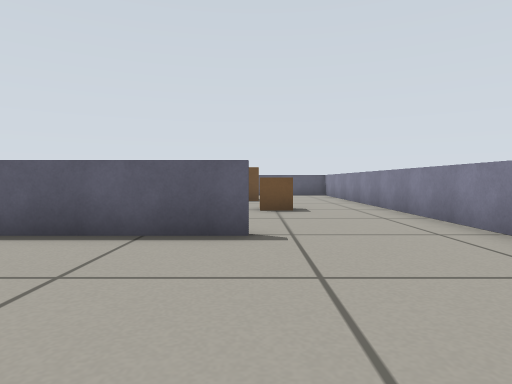
View 1 (above)

24 first-person views from a walk through a robot-simulator world made for Gazebo. The camera is 0.37 m above the floor, tilts 2° down and sees 75° across. The floor is counted in squares, 0.5 m on a side. Each view is taken from the middle of a square. On the plan, view 1 faces up. The plan holds only what a view shows up to about 11 squares ahead; the rest is blank.

View 2
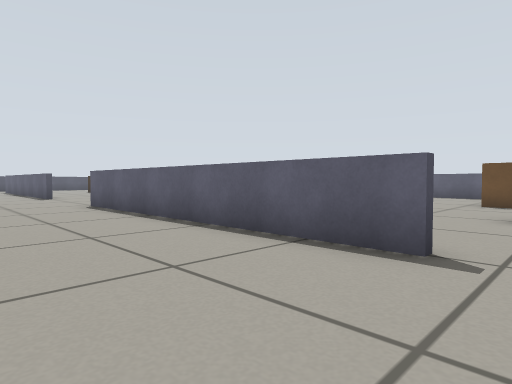

View 3
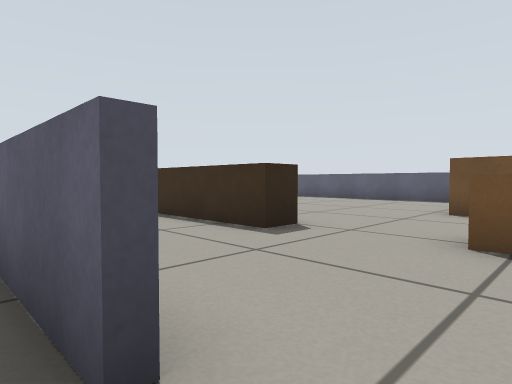

View 4
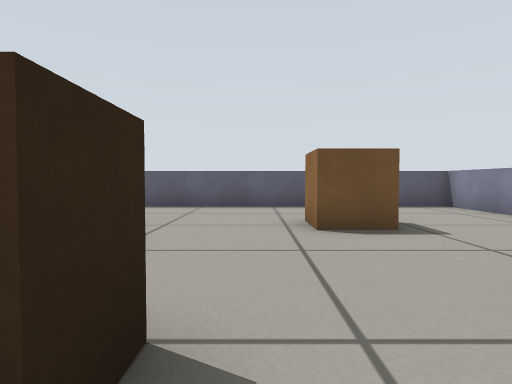

View 5
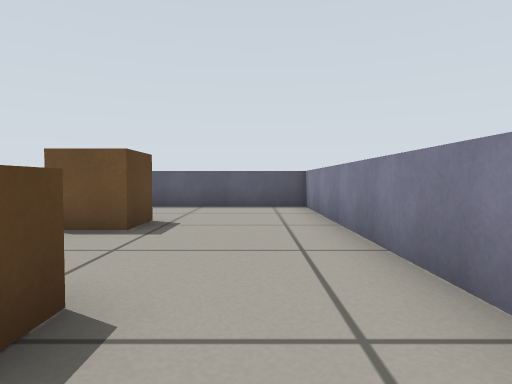

View 6
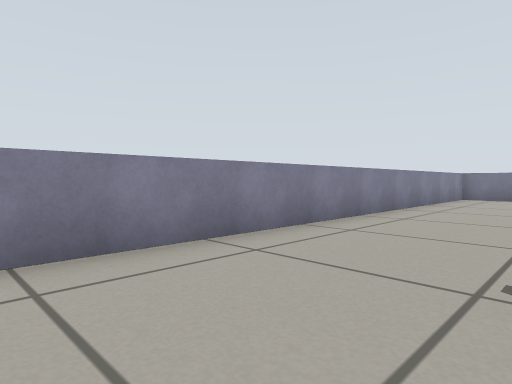

View 7
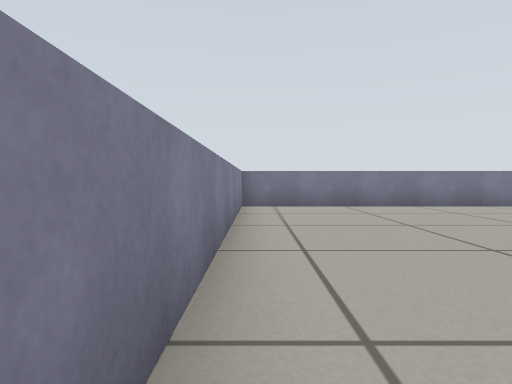

View 8
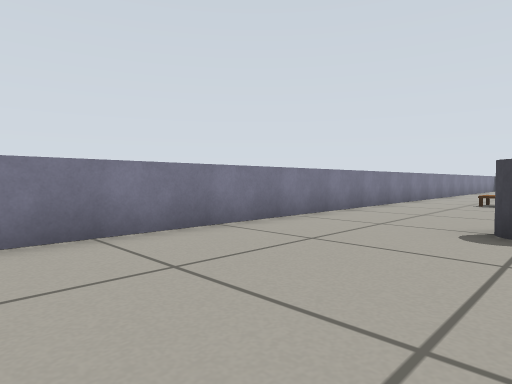

View 9
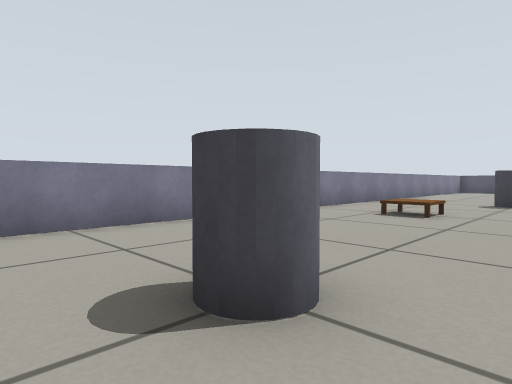

View 10
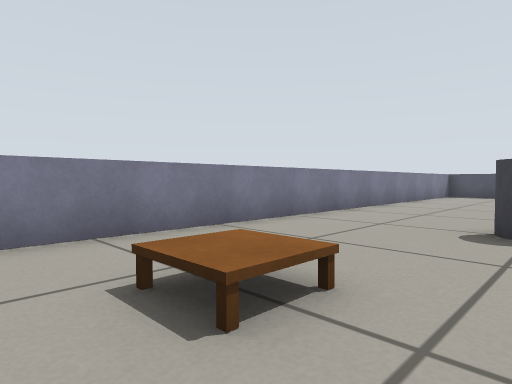

View 11
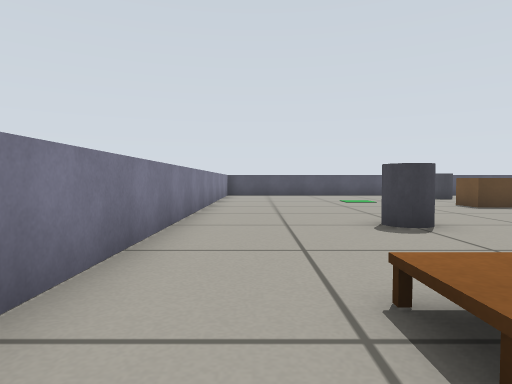

View 12
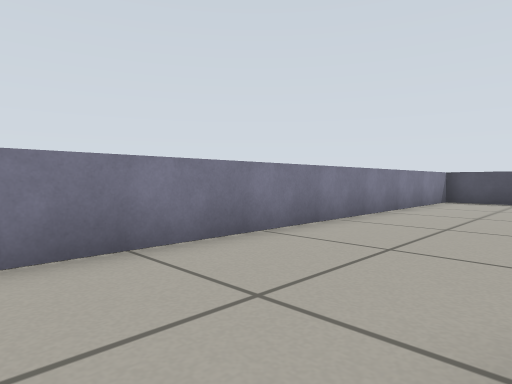

View 13
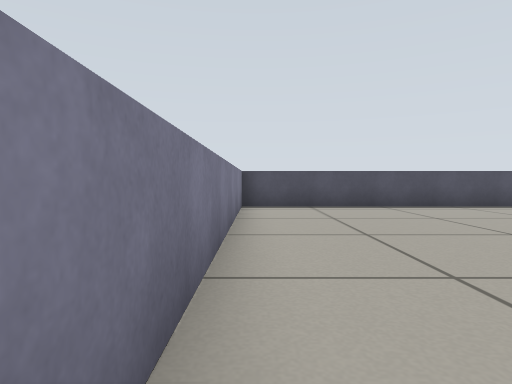

View 14
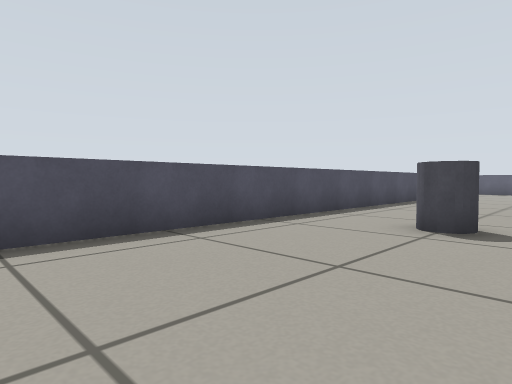

View 15
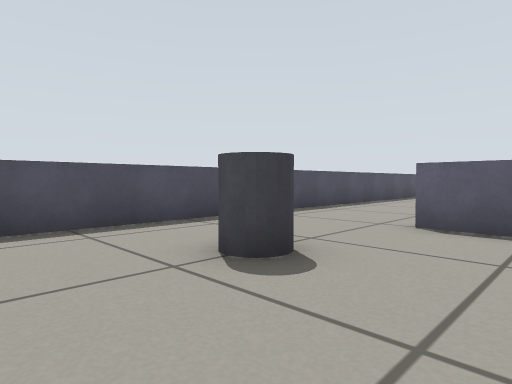

View 16
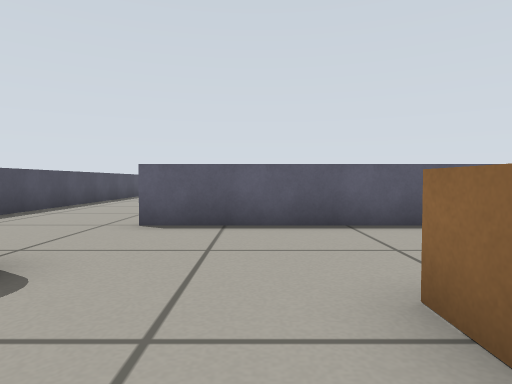

View 17
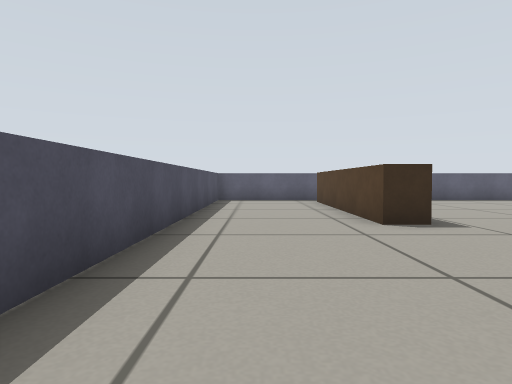

View 18
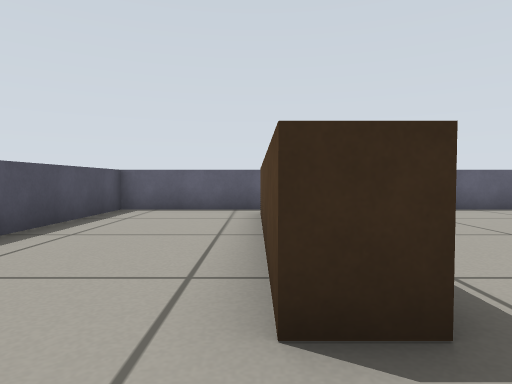

View 19
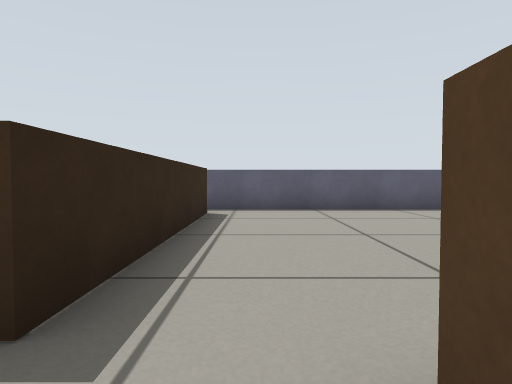

View 20
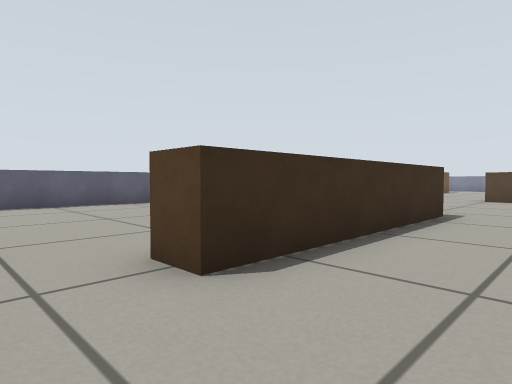

View 21
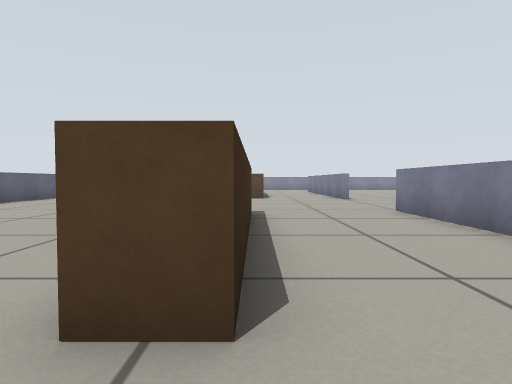

View 22
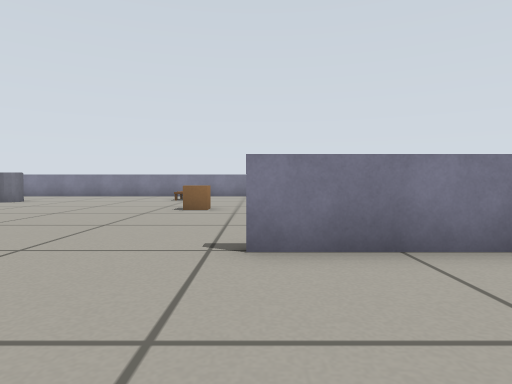

View 23
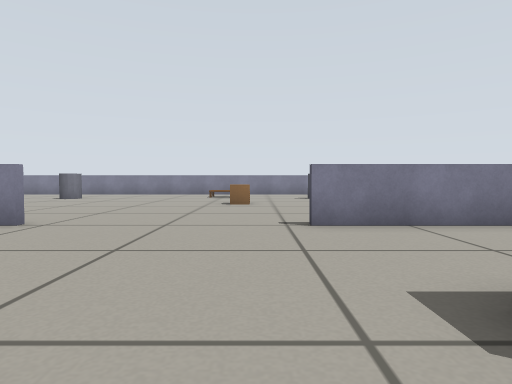

View 24
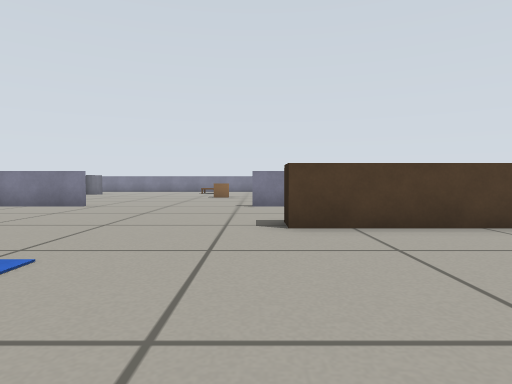

### Floor plan
Points are (right, up) in squares from view 1. A wall is a line through its corners. A room is listed if a view was taken in it or the views show most of it. See-through windows are left out.
Room 1 (views 1, 2, 3, 4, 5, 6, 7, 8, 9, 10, 11, 12, 13, 14, 15, 16, 17, 18, 19, 20, 21, 22, 23, 24)
walls: (-9.1, 4.6) (-6.8, 4.6); (-17, 4.4) (-23, 4.4); (-17.6, 4.6) (-13.9, 4.6); (-18, 8.9) (-14.5, 8.9) (-14.5, 8.1) (-20.5, 8.1) (-20.5, 9); (-2.5, 8.5) (-2.5, 7.7) (-5.9, 7.7); (0, 4.4) (-9.1, 4.4); (-16.2, 16.4) (-26.4, 16.4) (-26.4, -7.4) (3.5, -7.4); (-22.1, 15.5) (-22.1, 9.5) (-22.9, 9.5) (-22.9, 15); (3.4, -7.1) (3.4, 16.4) (-5.1, 16.4)
objects: pillar (-24, 1) to (-23, 2); crate (-20, 0) to (-19, 1); pillar (-16, -4) to (-15, -3); crate (-13, -1) to (-12, 0); other object (-12, -5) to (-11, -4); pillar (-6, -4) to (-5, -3); crate (-1, 12) to (0, 13); crate (0, 8) to (1, 9)

Positions as (right, up) in squares from view 1, and headings:
1: (0, 0), facing up
2: (1, 1), facing up-left
3: (1, 4), facing up-left
4: (-2, 7), facing up
5: (2, 7), facing up
6: (0, 7), facing down-right
7: (3, 2), facing down
8: (0, -3), facing down-left
9: (-4, -2), facing down-left
10: (-10, -3), facing down-left
11: (-10, -6), facing left
12: (-14, -4), facing down-left
13: (-17, -7), facing left
14: (-22, -4), facing up-left
15: (-21, -1), facing up-left
16: (-21, -1), facing up
17: (-25, 4), facing up
18: (-23, 8), facing up
19: (-21, 8), facing up
20: (-22, 6), facing up-right
21: (-22, 8), facing right
22: (-14, 8), facing down
23: (-13, 10), facing down
24: (-14, 14), facing down
